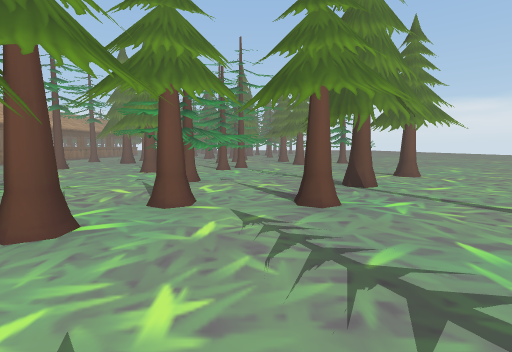
View 1 (above)

24 first-person views from a walk through a 3-D level made in the Unity game engine. The camera is 1.4 m above the floor, tilts 6° down and sees 85° across. Doors are open. The floor is counted in squares, 2 m on a side. Each view is taken from the middle of a square. On the plan, view 1 faces up. The plan holds only what a view shows up to about 9 squares ahead; the rest is blank. The place goes on beyond the plan. The player character is not drawn.

View 2
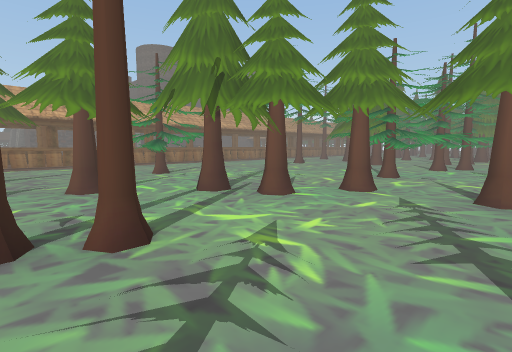

View 3
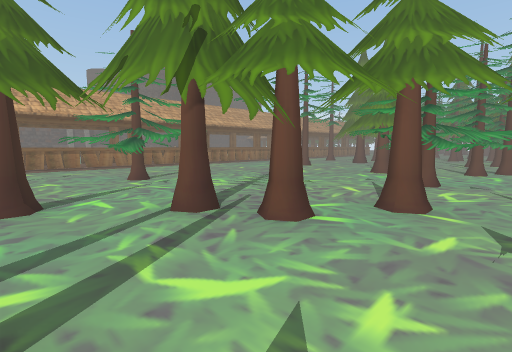

View 4
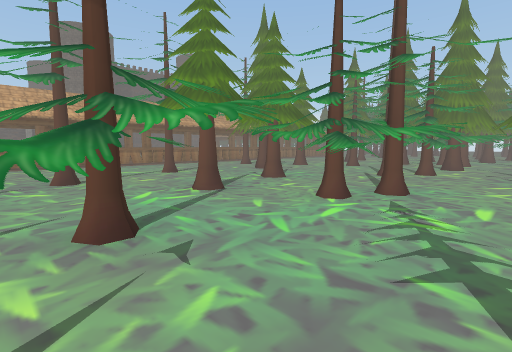

View 5
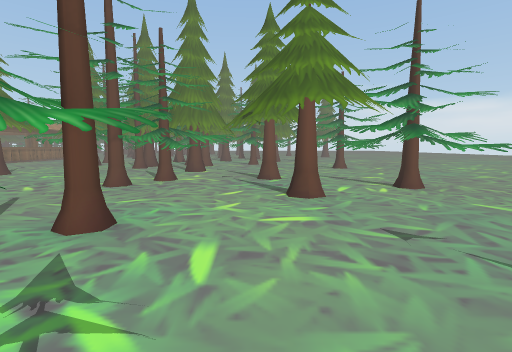

View 6
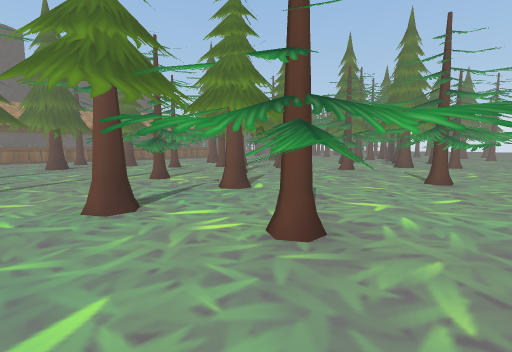

View 7
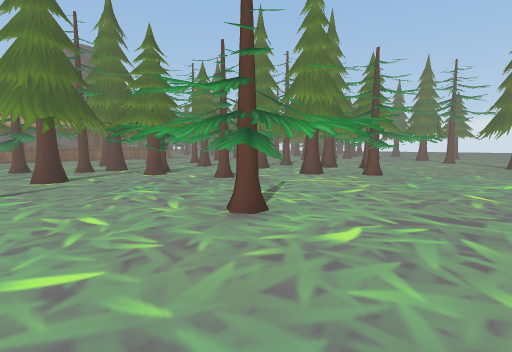

View 8
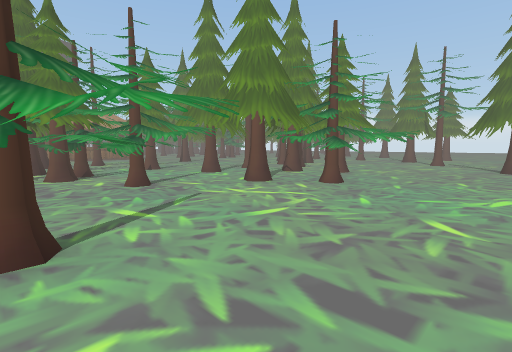

View 9
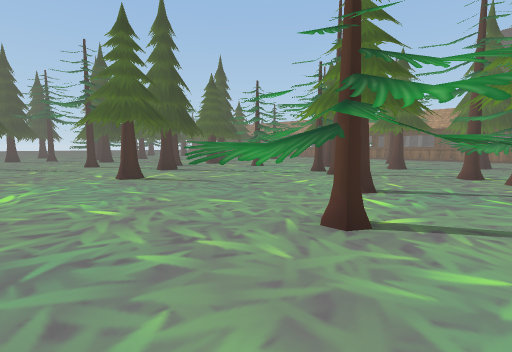

View 10
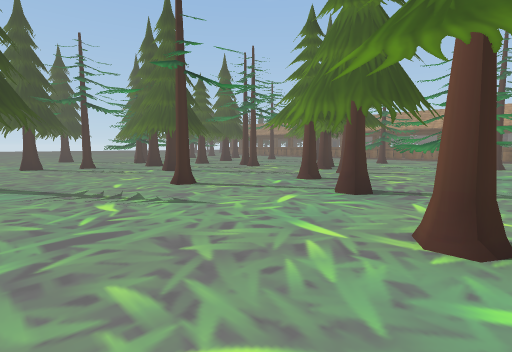

View 11
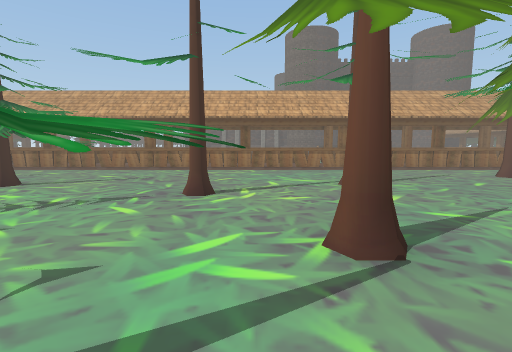

View 12
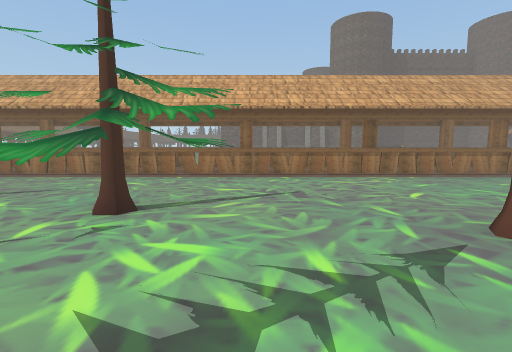

View 13
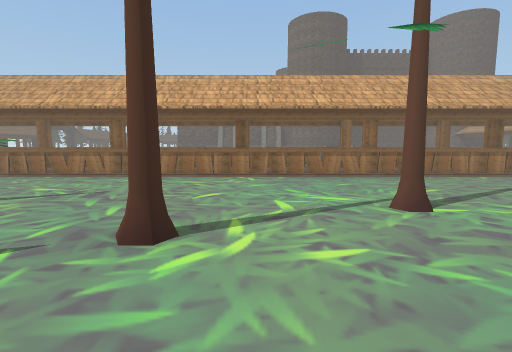

View 14
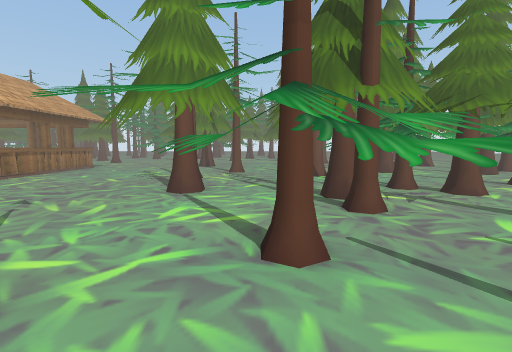

View 15
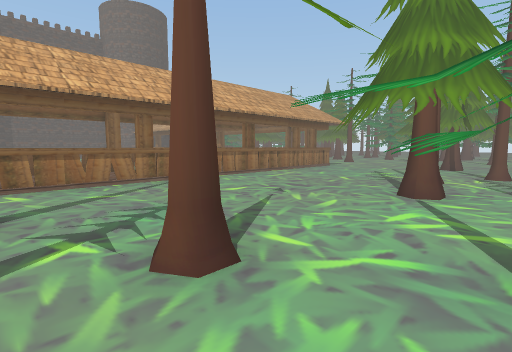

View 16
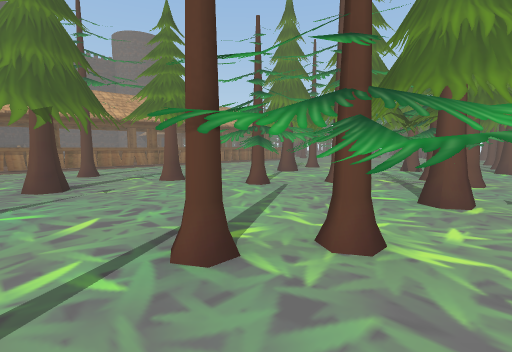

View 17
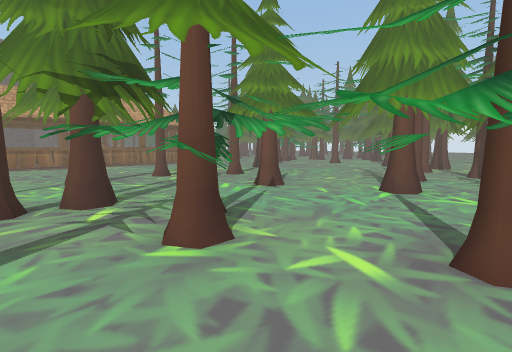

View 18
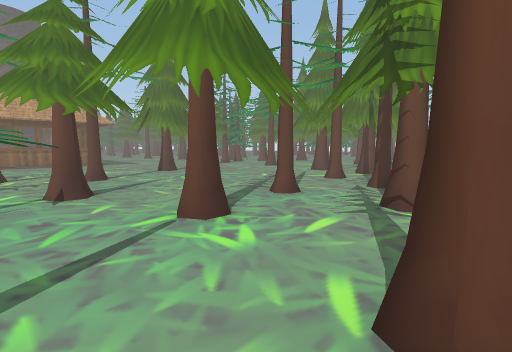

View 19
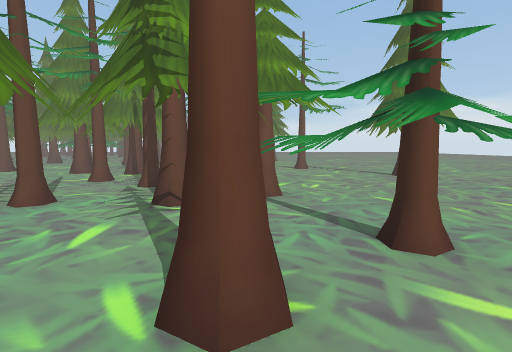

View 20
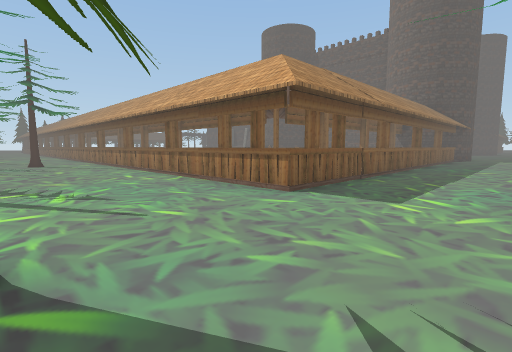

View 21
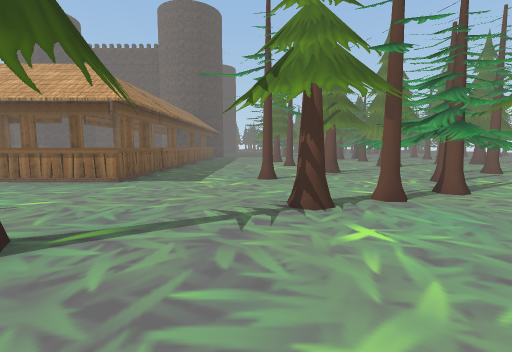

View 22
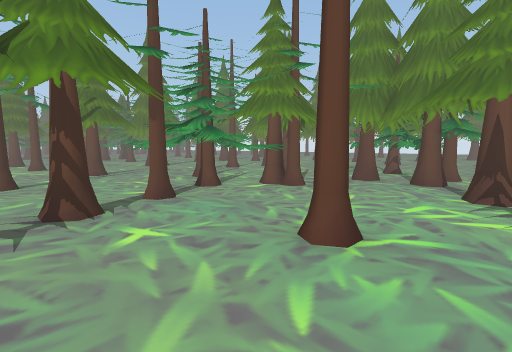

View 23
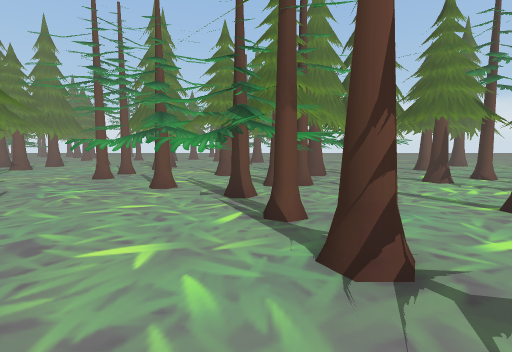

View 24
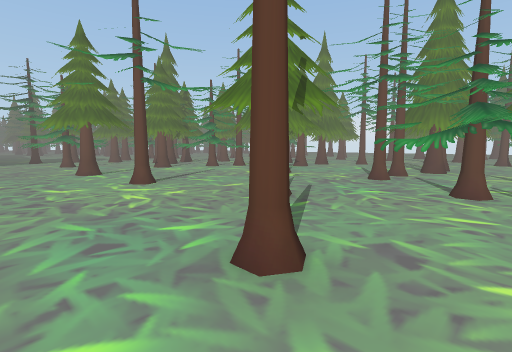

### Floor plan
Key: @ floor where view 1 was taken; # wall or solid block; . floor; = window, fence, low wall or low ledge; T pine tree; H thing the floor can be seen under or through; O other object.
Columns run from 21 left of view 1 to 6 right of it. Each row starts with its distance up from view 1.
 32      O#.. # .TT=TTO.
 31        ...T.###TT#..
 30         ..T.TO  .OTO
 29        O ...TTT...
 28     ......TTTTT... OO   T.
 27    .O....O..TT..T.#     ..
 26  T O#O.T......O...###   ...#
 25 T...OO.....T......  T.  .. .
 24   .............  ....T .....
 23      ..........#. ....O#....
 22      #====##=.. ....T #=....
 21        ### #=...T...###=TT..
 20        ==###=.....OO   #TT..
 19            #=...T..TTTT.....
 18          ####...H  TTTTT....
 17          ####.. H HTTTTTT.T.
 16          ####...==T#  ...TT.
 15          =###...TTT##. .TT..
 14          =##=..OTTTT........
 13          ####.T  ...TTO.T...
 12          =##=...#...TT..TTT.
 11            #=.. .......TTT..
 10          ####.....OT........
  9           =#=..=...TTT......
  8          =##=.....#TTT......
  7          ### ......T.....O..
  6           ##....T..T.T. ....
  5          ### ......TT..# ...
  4          ### ........O#.....
  3          =##=.TTT...OOOO....
  2          ####..TT.##....T..
  1          ####..T.  .... ...
  0            #=...O#O.T@.. .
 -1            # .O..O.T...# .

Positions as (right, up) in squares from view 1, and headings:
1: (0, 0), facing up
2: (1, -1), facing up-left
3: (0, 0), facing up-left
4: (1, 5), facing up-left
5: (1, 7), facing up
6: (5, 10), facing up-left
7: (6, 14), facing up-left
8: (6, 16), facing up-left
9: (6, 13), facing down-left
10: (6, 7), facing down-left
11: (-1, 7), facing left
12: (-3, 4), facing left
13: (-3, 7), facing left
14: (-4, 13), facing up
15: (-4, 13), facing up-left
16: (0, 11), facing up-left
17: (1, 16), facing up-left
18: (2, 19), facing up-left
19: (2, 19), facing up
20: (-6, 25), facing down-left
21: (-4, 25), facing left
22: (-4, 25), facing up-left
23: (-8, 24), facing up
24: (-9, 24), facing up-left
